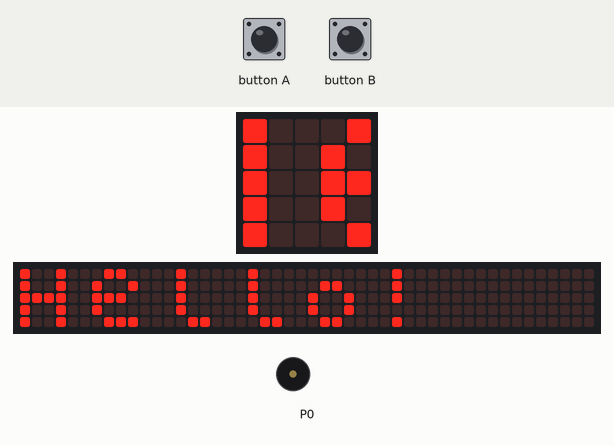
This program was run on a simulated BBC micro:bit (MakeCode). Shown: the board's 5×5 LED display, a strip that is not on the board, showing the scrolling text unrolled, buzzer (waves = sounding). Inputs (shaded band) come from the test bench. The 48×5 strip is a reading aid, not a part: it shows the text the display is scrolling, unrolled, one strip-width of it at a time.

Above: at 1.27 s.
1.3 s: button A pressed for 0.15 s
At 1.57 s:
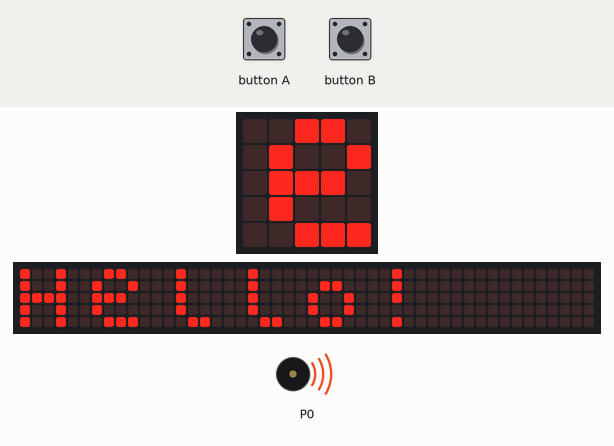
At 6.41 s:
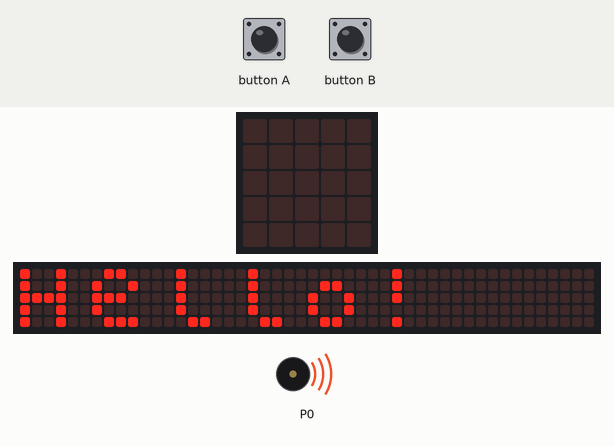
7.8 s: button B pressed for 0.15 s
Timing chart, 0 to 14.5 s (numbered marks = the images above; inputs shaded):
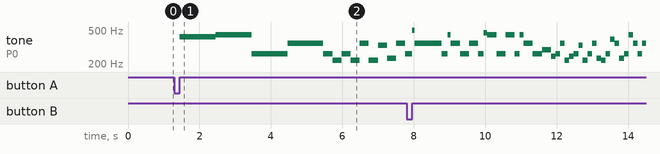

The program:

main.ts
```typescript
input.onButtonPressed(Button.A, function () {
    music.playTone(415, music.beat(BeatFraction.Double))
    music.playTone(440, music.beat(BeatFraction.Double))
    music.playTone(262, music.beat(BeatFraction.Double))
    music.playTone(349, music.beat(BeatFraction.Double))
    for (let index = 0; index < 2; index++) {
        music.playTone(262, music.beat(BeatFraction.Half))
        music.playTone(220, music.beat(BeatFraction.Half))
    }
    music.playTone(349, music.beat(BeatFraction.Half))
    music.playTone(220, music.beat(BeatFraction.Half))
    music.playTone(330, music.beat(BeatFraction.Half))
    music.playTone(233, music.beat(BeatFraction.Half))
    music.playTone(349, music.beat(BeatFraction.Half))
    music.playTone(262, music.beat(BeatFraction.Half))
    for (let index = 0; index < 3; index++) {
        music.playTone(349, music.beat(BeatFraction.Half))
    }
    music.playTone(262, music.beat(BeatFraction.Half))
    music.playTone(349, music.beat(BeatFraction.Half))
    music.playTone(262, music.beat(BeatFraction.Half))
    music.playTone(349, music.beat(BeatFraction.Half))
    music.playTone(262, music.beat(BeatFraction.Half))
    for (let index = 0; index < 2; index++) {
        music.playTone(440, music.beat(BeatFraction.Half))
        music.playTone(262, music.beat(BeatFraction.Half))
    }
    music.playTone(349, music.beat(BeatFraction.Half))
    music.playTone(262, music.beat(BeatFraction.Half))
    music.playTone(294, music.beat(BeatFraction.Half))
    music.playTone(247, music.beat(BeatFraction.Half))
    music.playTone(349, music.beat(BeatFraction.Half))
    music.playTone(247, music.beat(BeatFraction.Half))
    music.playTone(330, music.beat(BeatFraction.Half))
    music.playTone(262, music.beat(BeatFraction.Half))
    music.playTone(233, music.beat(BeatFraction.Half))
    music.playTone(262, music.beat(BeatFraction.Half))
    music.playTone(349, music.beat(BeatFraction.Half))
    music.playTone(262, music.beat(BeatFraction.Half))
    for (let index = 0; index < 2; index++) {
        music.playTone(349, music.beat(BeatFraction.Half))
    }
    music.playTone(311, music.beat(BeatFraction.Half))
    music.playTone(349, music.beat(BeatFraction.Half))
    music.playTone(440, music.beat(BeatFraction.Half))
    music.playTone(349, music.beat(BeatFraction.Half))
    music.playTone(294, music.beat(BeatFraction.Half))
    music.playTone(233, music.beat(BeatFraction.Half))
    for (let index = 0; index < 2; index++) {
        music.playTone(294, music.beat(BeatFraction.Half))
    }
    music.playTone(294, music.beat(BeatFraction.Half))
    music.playTone(175, music.beat(BeatFraction.Half))
    music.playTone(233, music.beat(BeatFraction.Half))
    music.playTone(175, music.beat(BeatFraction.Half))
    music.playTone(349, music.beat(BeatFraction.Half))
    music.playTone(208, music.beat(BeatFraction.Half))
    music.playTone(294, music.beat(BeatFraction.Half))
    music.playTone(208, music.beat(BeatFraction.Half))
    music.playTone(262, music.beat(BeatFraction.Half))
    music.playTone(220, music.beat(BeatFraction.Half))
    music.playTone(349, music.beat(BeatFraction.Half))
    music.playTone(220, music.beat(BeatFraction.Half))
    music.playTone(330, music.beat(BeatFraction.Half))
    music.playTone(262, music.beat(BeatFraction.Half))
    music.playTone(330, music.beat(BeatFraction.Half))
    music.playTone(233, music.beat(BeatFraction.Half))
    music.playTone(220, music.beat(BeatFraction.Double))
})
input.onButtonPressed(Button.B, function () {
    music.playTone(494, music.beat(BeatFraction.Double))
    music.playTone(440, music.beat(BeatFraction.Double))
    music.playTone(466, music.beat(BeatFraction.Double))
    music.playTone(440, music.beat(BeatFraction.Double))
    for (let index = 0; index < 2; index++) {
        music.playTone(262, music.beat(BeatFraction.Half))
        music.playTone(220, music.beat(BeatFraction.Half))
    }
    music.playTone(349, music.beat(BeatFraction.Half))
    music.playTone(220, music.beat(BeatFraction.Half))
    music.playTone(392, music.beat(BeatFraction.Half))
    music.playTone(233, music.beat(BeatFraction.Half))
    music.playTone(440, music.beat(BeatFraction.Half))
    music.playTone(262, music.beat(BeatFraction.Half))
    for (let index = 0; index < 3; index++) {
        music.playTone(440, music.beat(BeatFraction.Half))
    }
    music.playTone(262, music.beat(BeatFraction.Half))
    music.playTone(349, music.beat(BeatFraction.Half))
    music.playTone(262, music.beat(BeatFraction.Half))
    music.playTone(440, music.beat(BeatFraction.Half))
    music.playTone(262, music.beat(BeatFraction.Half))
    for (let index = 0; index < 2; index++) {
        music.playTone(523, music.beat(BeatFraction.Half))
        music.playTone(262, music.beat(BeatFraction.Half))
    }
    music.playTone(440, music.beat(BeatFraction.Half))
    music.playTone(262, music.beat(BeatFraction.Half))
    music.playTone(349, music.beat(BeatFraction.Half))
    music.playTone(247, music.beat(BeatFraction.Half))
    music.playTone(440, music.beat(BeatFraction.Half))
    music.playTone(247, music.beat(BeatFraction.Half))
    music.playTone(392, music.beat(BeatFraction.Half))
    music.playTone(262, music.beat(BeatFraction.Half))
    music.playTone(233, music.beat(BeatFraction.Half))
    music.playTone(262, music.beat(BeatFraction.Half))
    music.playTone(440, music.beat(BeatFraction.Half))
    music.playTone(262, music.beat(BeatFraction.Half))
    for (let index = 0; index < 2; index++) {
        music.playTone(440, music.beat(BeatFraction.Half))
    }
    music.playTone(523, music.beat(BeatFraction.Half))
    music.playTone(349, music.beat(BeatFraction.Half))
    music.playTone(440, music.beat(BeatFraction.Half))
    music.playTone(349, music.beat(BeatFraction.Half))
    music.playTone(392, music.beat(BeatFraction.Half))
    music.playTone(233, music.beat(BeatFraction.Half))
    for (let index = 0; index < 2; index++) {
        music.playTone(349, music.beat(BeatFraction.Half))
    }
    music.playTone(294, music.beat(BeatFraction.Half))
    music.playTone(175, music.beat(BeatFraction.Half))
    music.playTone(233, music.beat(BeatFraction.Half))
    music.playTone(175, music.beat(BeatFraction.Half))
    music.playTone(349, music.beat(BeatFraction.Half))
    music.playTone(208, music.beat(BeatFraction.Half))
    music.playTone(294, music.beat(BeatFraction.Half))
    music.playTone(208, music.beat(BeatFraction.Half))
    music.playTone(262, music.beat(BeatFraction.Half))
    music.playTone(220, music.beat(BeatFraction.Half))
    music.playTone(349, music.beat(BeatFraction.Half))
    music.playTone(220, music.beat(BeatFraction.Half))
    music.playTone(392, music.beat(BeatFraction.Half))
    music.playTone(262, music.beat(BeatFraction.Half))
    music.playTone(440, music.beat(BeatFraction.Half))
    music.playTone(233, music.beat(BeatFraction.Half))
    music.playTone(349, music.beat(BeatFraction.Double))
})
basic.forever(function () {
    basic.showString("Hello!")
    basic.clearScreen()
})
```

test.ts
```typescript
// テストはここに来ます。このパッケージが拡張機能として使用されるときにはコンパイルされません。
```

Measured:
- after the input at 1.3 s, tone on P0: plays 415 Hz for 1.0 s, 440 Hz for 1.0 s, 262 Hz for 1.0 s, 349 Hz for 1.0 s, 262 Hz for 0.26 s, 220 Hz for 0.26 s … (14 notes in this stretch), starting after 0.15 s
